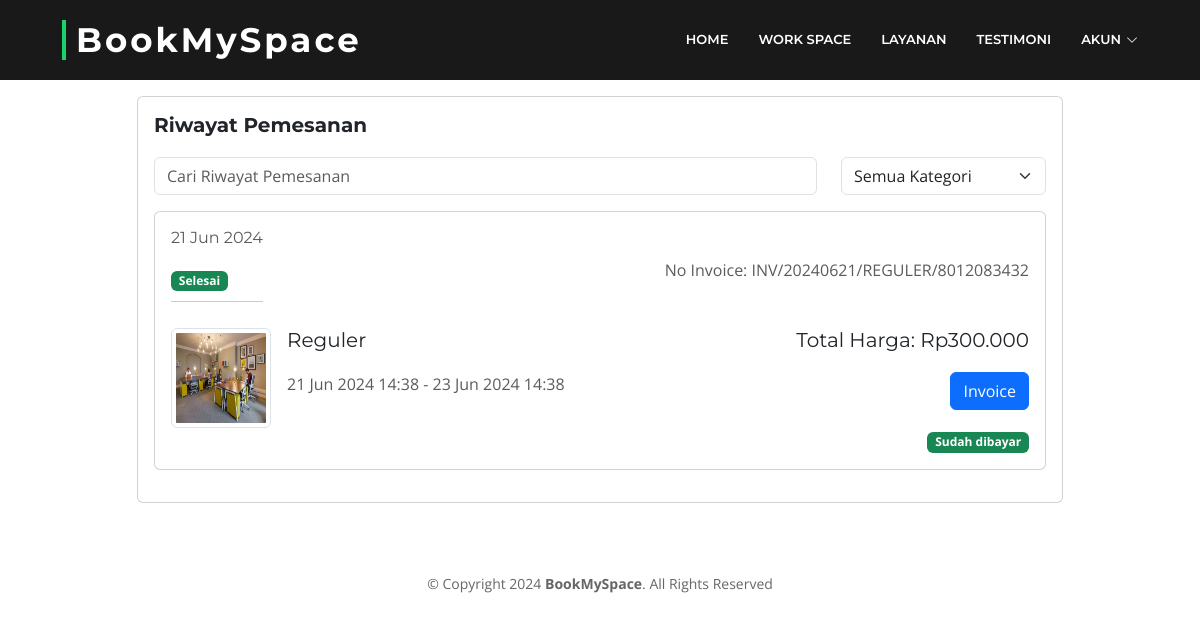
Page /riwayat.php (signed in) on the committed database.
### tables this page shows
CREATE TABLE `bookings` (
  `booking_id` int(11) NOT NULL,
  `user_id` int(11) DEFAULT NULL,
  `room_id` int(11) DEFAULT NULL,
  `invoice` varchar(255) NOT NULL,
  `start_time` datetime DEFAULT NULL,
  `end_time` datetime DEFAULT NULL,
  `duration_type` enum('jam','hari','bulan') DEFAULT NULL,
  `total_price` decimal(10,2) DEFAULT NULL,
  `status` enum('menunggu','diterima','ditolak','selesai','dibatalkan') DEFAULT NULL,
  `payment_status` enum('belum_dibayar','sudah_dibayar') DEFAULT NULL,
  `payment_date` date DEFAULT NULL,
  `created_at` datetime DEFAULT NULL
);

CREATE TABLE `rooms` (
  `room_id` int(11) NOT NULL,
  `room_name` varchar(255) DEFAULT NULL,
  `category` enum('reguler','vip','vvip') DEFAULT NULL,
  `description` text NOT NULL,
  `facilities` text DEFAULT NULL,
  `base_price_hour` decimal(10,2) DEFAULT NULL,
  `base_price_day` decimal(10,2) DEFAULT NULL,
  `base_price_month` decimal(10,2) DEFAULT NULL,
  `stock` int(11) DEFAULT NULL,
  `image` varchar(255) NOT NULL,
  `created_at` datetime DEFAULT current_timestamp()
);

### riwayat.php (the view, shortened to what this page needs)
<?php
require 'koneksi.php';
$user_id = $_SESSION['user_id'];
$query = "SELECT b.booking_id, b.created_at, b.invoice, b.status, b.total_price, b.payment_status,b.payment_date, r.room_name, r.image, b.start_time, b.end_time
          FROM bookings b
          JOIN rooms r ON b.room_id = r.room_id
          WHERE b.user_id = ?";
$stmt = $conn->prepare($query);
$stmt->bind_param("i", $user_id);
$stmt->execute();
$result = $stmt->get_result();
$bookings = $result->fetch_all(MYSQLI_ASSOC);
?>
<!DOCTYPE html>
<html lang="en">
<head>
    <link href="assets/vendor/animate.css/animate.min.css" rel="stylesheet">
    <link href="assets/vendor/aos/aos.css" rel="stylesheet">
    <link href="assets/vendor/bootstrap/css/bootstrap.min.css" rel="stylesheet">
    <link href="assets/vendor/bootstrap-icons/bootstrap-icons.css" rel="stylesheet">
    <link href="assets/vendor/glightbox/css/glightbox.min.css" rel="stylesheet">
    <link href="assets/vendor/swiper/swiper-bundle.min.css" rel="stylesheet">
    <link href="assets/css/style.css" rel="stylesheet">
</head>
<body>
    <header id="header" class="fixed-top d-flex align-items-center">
        <div class="container-fluid">
            <div class="row justify-content-center align-items-center">
                <div class="col-xl-11 d-flex align-items-center justify-content-between">
                    <h1 class="logo"><a href="index.php">BookMySpace</a></h1>
                    <nav id="navbar" class="navbar">
                        <ul>
                            <li><a class="nav-link scrollto" href="index.php#hero">Home</a></li>
                            <li><a class="nav-link scrollto" href="index.php#workspace">Work Space</a></li>
                            <li><a class="nav-link scrollto" href="index.php#layanan">Layanan</a></li>
                            <li><a class="nav-link scrollto" href="index.php#testimoni">Testimoni</a></li>
                            <?php if (!isset($_SESSION['user_id'])) : ?>
                                <li><a class="nav-link" href="daftar.php">Daftar</a></li>
                                <li><a class="nav-link" href="masuk.php">Masuk</a></li>
                            <?php else : ?>
                                <li class="dropdown"><a href="#"><span>Akun</span> <i class="bi bi-chevron-down"></i></a>
                                </li>
                            <?php endif; ?>
                        </ul>
                    </nav>
                </div>
            </div>
        </div>
    </header>
    <main id="main" class="container mt-5 pt-5">
        <div class="row justify-content-center">
            <div class="col-12 col-md-10">
                <div class="card">
                    <div class="card-body">
                        <h5 class="card-title"><strong>Riwayat Pemesanan</strong></h5>
                        <div class="row mb-3" style="margin-top: 20px;">
                            <div class="col-md-9">
                                <input type="text" class="form-control" id="search" placeholder="Cari Riwayat Pemesanan">
                            </div>
                            <div class="col-md-3">
                                <select class="form-select" id="category">
                                    <option value="">Semua Kategori</option>
                                </select>
                            </div>
                        </div>
                        <div id="booking-container">
                            <?php if (count($bookings) > 0): ?>
                                <?php foreach ($bookings as $booking): ?>
                                    <div class="booking-item card mb-3" data-room-name="<?php echo strtolower(htmlspecialchars($booking['room_name'])); ?>" data-status="<?php echo $booking['status']; ?>">
                                        <div class="card-body">
                                            <div class="d-flex justify-content-between align-items-center">
                                                <div>
                                                    <h6 class="text-muted"><?php echo date('d M Y', strtotime($booking['created_at'])); ?></h6>
                                                    <span class="badge bg-<?php echo $booking['status'] === 'menunggu' ? 'warning' : ($booking['status'] === 'diterima' || $booking['status'] === 'selesai' ? 'success' : 'danger'); ?>">
                                                        <?php echo ucfirst($booking['status']); ?>
                                                    </span>
                                                        <div class="gray-line"></div>
                                                </div>
                                                <div class="text-muted">
                                                   No Invoice: <?php echo $booking['invoice']; ?>
                                                </div>
                                            </div>
                                            <div class="d-flex mt-3">
                                                <img src="<?php echo $booking['image']; ?>" alt="Room Image" class="img-thumbnail me-3" style="width: 100px; height: 100px;">
                                                <div>
                                                    <h5><?php echo htmlspecialchars($booking['room_name']); ?></h5>
                                                    <p class="text-muted"><?php echo date('d M Y H:i', strtotime($booking['start_time'])); ?> - <?php echo date('d M Y H:i', strtotime($booking['end_time'])); ?></p>
                                                </div>
                                                <div class="ms-auto">
                                                    <h5>Total Harga: Rp<?php echo number_format($booking['total_price'], 0, ',', '.'); ?></h5>
                                                    <button class="btn btn-primary invoice-button" onclick="downloadInvoice(<?php echo $booking['booking_id']; ?>)">Invoice</button>
                                                </div>
                                            </div>
                                            <?php if ($booking['status'] !== 'dibatalkan' && $booking['payment_status'] !== null && $booking['status'] !== 'ditolak'): ?>
                                            <div class="text-end">
                                                <span class="badge bg-<?php echo $booking['payment_status'] === 'belum_dibayar' ? 'warning' : 'success'; ?>">
                                                    <?php echo ucfirst(str_replace('_', ' ', $booking['payment_status'])); ?>
                                                </span>
                                            </div>
                                        <?php endif; ?>
                                        </div>
                                    </div>
                                <?php endforeach; ?>
                            <?php else: ?>
                                <p class="text-center">Belum ada riwayat pemesanan.</p>
                            <?php endif; ?>
                        </div>
                    </div>
                </div>
            </div>
        </div>
    </main>
    <footer id="" class="small-footer">
        <div class="container justify-content-center align-items-center">
            <div class="copyright text-center">
                &copy; Copyright 2024 <strong>BookMySpace</strong>. All Rights Reserved
            </div>
        </div>
    </footer>
</body>
</html>

### assets/css/style.css (style rules this page uses)
body { background: #fff; color: #666666; font-family: "Open Sans", sans-serif; }
a { color: #18d26e; transition: 0.5s; text-decoration: none; }
p { padding: 0; margin: 0 0 30px 0; }
h1, h2, h3, h4, h5, h6 { font-family: "Montserrat", sans-serif; font-weight: 400; margin: 0 0 20px 0; padding: 0; }
#header { transition: all 0.5s; z-index: 997; background: rgba(0, 0, 0, 0.9); height: 80px; }
#header .logo { font-size: 34px; margin: 0; padding: 0; font-family: "Montserrat", sans-serif; font-weight: 700; letter-spacing: 3px; padding-left: 10px; border-left: 4px solid #18d26e; }
#header .logo a { color: #fff; }
.navbar { padding: 0; }
.navbar ul { margin: 0; padding: 0; display: flex; list-style: none; align-items: center; }
.navbar li { position: relative; }
.navbar a, .navbar a:focus { display: flex; align-items: center; justify-content: space-between; padding: 10px 0 10px 30px; font-family: "Montserrat", sans-serif; font-size: 13px; font-weight: 600; color: #fff; white-space: nowrap; text-transform: uppercase; transition: 0.3s; }
.navbar a i, .navbar a:focus i { font-size: 12px; line-height: 0; margin-left: 5px; }

### riwayat.php (style rules this page uses)
.small-footer { padding: 10px 0; font-size: 14px; bottom: 0; width: 100%; }
#main { padding-top: 120px; padding-bottom: 60px; }
.gray-line { border-top: 1px solid #ccc; margin-top: 10px; margin-bottom: 10px; }
.invoice-button { float: right; }

### rows in the picture
bookings: created_at "21 Jun 2024", status "Selesai", invoice "INV/20240621/REGULER/8012083432", room.image (picture), room.room_name "Reguler", start_time "21 Jun 2024 14:38", end_time "23 Jun 2024 14:38", total_price "300.000", payment_status "Sudah dibayar"
